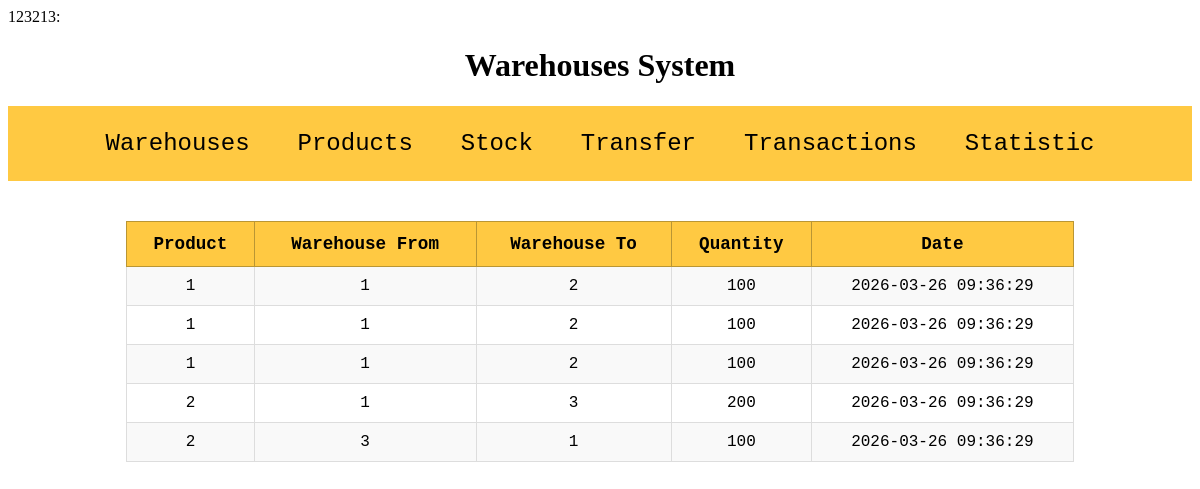
The app's page /menu.php?page=transactions with its own data.
### tables this page shows
CREATE TABLE transactions (
    id INT AUTO_INCREMENT PRIMARY KEY,
    product_id INT NOT NULL,
    warehouse_from INT,
    warehouse_to INT,
    quantity INT NOT NULL,
    date_moved DATETIME DEFAULT CURRENT_TIMESTAMP,
    FOREIGN KEY (product_id) REFERENCES products(id),
    FOREIGN KEY (warehouse_from) REFERENCES warehouses(id),
    FOREIGN KEY (warehouse_to) REFERENCES warehouses(id)
);

### Logic/transactions.php (the view)
<?php
    try {
        $pdo = new PDO("mysql:host=localhost;dbname=warehouses; charset=utf8", "root", "");
        $pdo->setAttribute(PDO::ATTR_ERRMODE, PDO::ERRMODE_EXCEPTION);
        $stmt = $pdo->query("SELECT * FROM transactions");
        echo "<table border=1;>
                <tr>
                    <th>Product</th>
                    <th>Warehouse From</th>
                    <th>Warehouse To</th>
                    <th>Quantity</th>
                    <th>Date</th>
                </tr>
        ";
        while($row = $stmt->fetch()) {
            echo "<tr><td>" . $row['product_id'] . "</td><td>" . $row['warehouse_from'] . "</td><td>" . $row['warehouse_to'] . "</td><td>" . $row['quantity'] . "</td><td>" . $row['date_moved'] . "</td></tr>";
        }
        echo "</table>";
    } catch(PDOException $e) {
        $_SESSION['error'] = "Database error";
        header("Location: ../menu.php?page=transactions");
        exit;
    }
?>

### style.css (style rules this page uses)
table { border-collapse: collapse; margin: 40px auto; width: 80%; font-family: "Lucida Console", "Courier New", monospace; background-color: white; }
table th { background-color: #FFC942; padding: 12px; border: 1px solid #BA9634; font-size: 1.1em; }
table td { padding: 10px; border: 1px solid #ddd; text-align: center; }
table tr:nth-child(even) { background-color: #f9f9f9; }

### records on screen
transactions: product "1", warehouse_from "1", warehouse_to "2", quantity "100", date_moved "2026-03-26 09:36:29"
transactions: product "1", warehouse_from "1", warehouse_to "2", quantity "100", date_moved "2026-03-26 09:36:29"
transactions: product "1", warehouse_from "1", warehouse_to "2", quantity "100", date_moved "2026-03-26 09:36:29"
transactions: product "2", warehouse_from "1", warehouse_to "3", quantity "200", date_moved "2026-03-26 09:36:29"
transactions: product "2", warehouse_from "3", warehouse_to "1", quantity "100", date_moved "2026-03-26 09:36:29"
